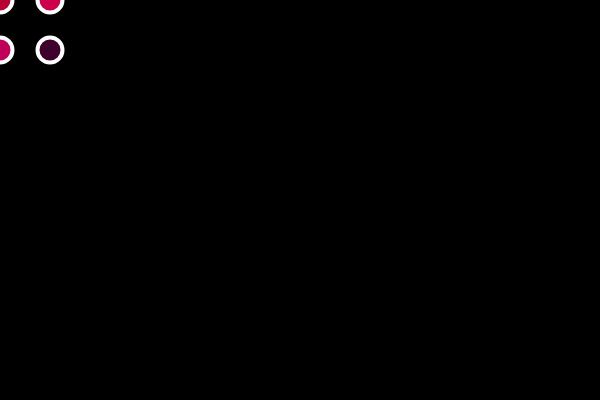
Frame 1 (no input)
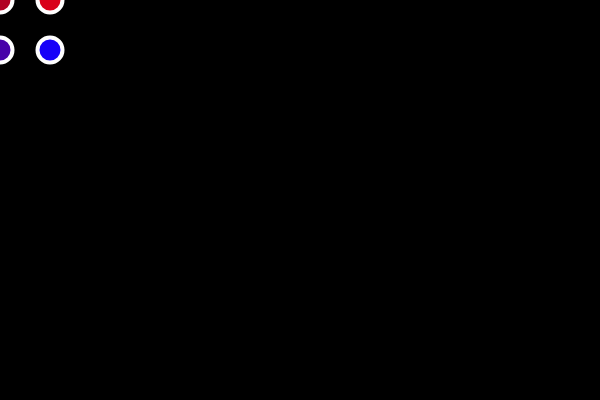
Frame 60 (no input)
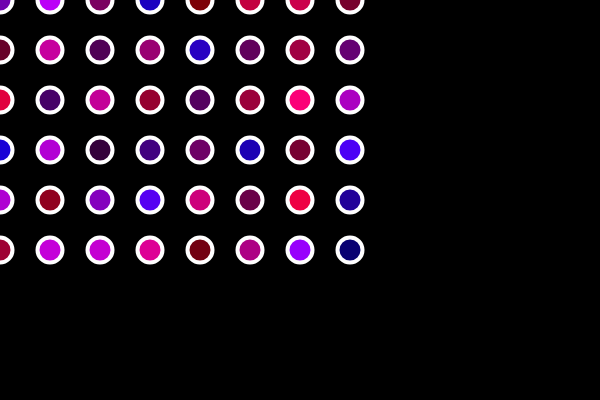
Frame 120 (the mouse pressed at the canvas centre since frame 60)

The p5.js sketch that drew these frames (run headless with seeded random() and noise() and a simulated clock; from frame 60 on, the mouse is pressed at the canvas centre):

// p5.js sketch
// ── sketch.js
function setup() {
  createCanvas(600, 400);
}

function draw() {
  background(0);
  strokeWeight(4);
  stroke(255);
  
  for (var x = 0; x <= mouseX + 50; x += 50){
    for (var y = 0; y <= mouseY + 50; y += 50){
      fill(random(255), 0, random(255));
      ellipse(x, y, 25, 25);
    }
  }
}
